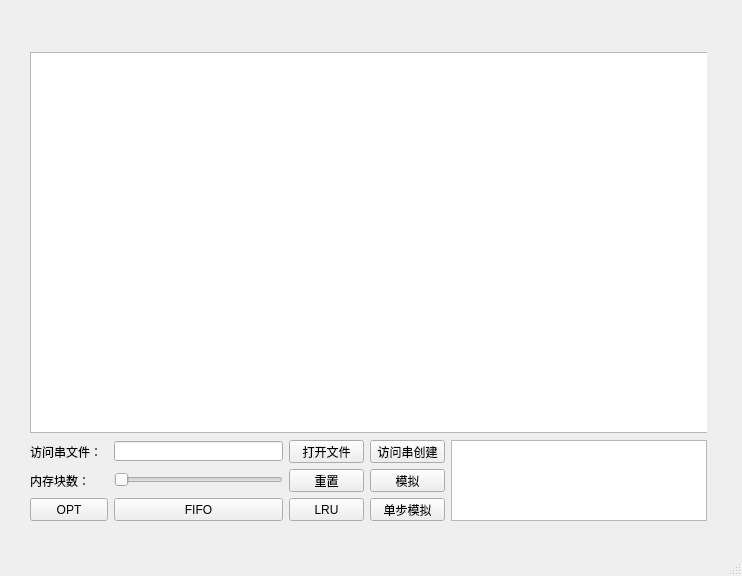
<?xml version="1.0" encoding="UTF-8"?>
<ui version="4.0">
 <class>PageReplacement</class>
 <widget class="QMainWindow" name="PageReplacement">
  <property name="geometry">
   <rect>
    <x>0</x>
    <y>0</y>
    <width>742</width>
    <height>576</height>
   </rect>
  </property>
  <property name="windowTitle">
   <string>MainWindow</string>
  </property>
  <widget class="QWidget" name="centralwidget">
   <widget class="QPushButton" name="PB_run">
    <property name="geometry">
     <rect>
      <x>370</x>
      <y>469</y>
      <width>75</width>
      <height>23</height>
     </rect>
    </property>
    <property name="text">
     <string>模拟</string>
    </property>
   </widget>
   <widget class="QLabel" name="label_zhenshu">
    <property name="geometry">
     <rect>
      <x>30</x>
      <y>469</y>
      <width>78</width>
      <height>23</height>
     </rect>
    </property>
    <property name="text">
     <string>内存块数：</string>
    </property>
   </widget>
   <widget class="QStackedWidget" name="stackWid">
    <property name="geometry">
     <rect>
      <x>30</x>
      <y>52</y>
      <width>677</width>
      <height>382</height>
     </rect>
    </property>
    <property name="currentIndex">
     <number>2</number>
    </property>
    <widget class="QWidget" name="page_3">
     <widget class="QTableView" name="taVi_opt">
      <property name="geometry">
       <rect>
        <x>0</x>
        <y>0</y>
        <width>681</width>
        <height>381</height>
       </rect>
      </property>
     </widget>
    </widget>
    <widget class="QWidget" name="page_4">
     <widget class="QTableView" name="taVi_fifo">
      <property name="geometry">
       <rect>
        <x>0</x>
        <y>0</y>
        <width>681</width>
        <height>381</height>
       </rect>
      </property>
     </widget>
    </widget>
    <widget class="QWidget" name="page_5">
     <widget class="QTableView" name="taVi_lru">
      <property name="geometry">
       <rect>
        <x>0</x>
        <y>0</y>
        <width>691</width>
        <height>381</height>
       </rect>
      </property>
      <property name="styleSheet">
       <string notr="true">background-color:&quot;transparent&quot;;</string>
      </property>
     </widget>
    </widget>
   </widget>
   <widget class="QPushButton" name="PB_qufilecreate">
    <property name="geometry">
     <rect>
      <x>370</x>
      <y>440</y>
      <width>75</width>
      <height>23</height>
     </rect>
    </property>
    <property name="text">
     <string>访问串创建</string>
    </property>
   </widget>
   <widget class="QSlider" name="Slider_kuaishu">
    <property name="geometry">
     <rect>
      <x>114</x>
      <y>469</y>
      <width>169</width>
      <height>22</height>
     </rect>
    </property>
    <property name="minimum">
     <number>1</number>
    </property>
    <property name="maximum">
     <number>9</number>
    </property>
    <property name="orientation">
     <enum>Qt::Horizontal</enum>
    </property>
   </widget>
   <widget class="QLineEdit" name="lineEdit_qufile">
    <property name="geometry">
     <rect>
      <x>114</x>
      <y>441</y>
      <width>169</width>
      <height>20</height>
     </rect>
    </property>
   </widget>
   <widget class="QTextEdit" name="textEdit">
    <property name="geometry">
     <rect>
      <x>451</x>
      <y>440</y>
      <width>256</width>
      <height>81</height>
     </rect>
    </property>
    <property name="styleSheet">
     <string notr="true">background-color:&quot;transparent&quot;;</string>
    </property>
   </widget>
   <widget class="QPushButton" name="PB_allclear">
    <property name="geometry">
     <rect>
      <x>289</x>
      <y>469</y>
      <width>75</width>
      <height>23</height>
     </rect>
    </property>
    <property name="text">
     <string>重置</string>
    </property>
   </widget>
   <widget class="QPushButton" name="PB_opt">
    <property name="geometry">
     <rect>
      <x>30</x>
      <y>498</y>
      <width>78</width>
      <height>23</height>
     </rect>
    </property>
    <property name="text">
     <string>OPT</string>
    </property>
   </widget>
   <widget class="QPushButton" name="PB_fifo">
    <property name="geometry">
     <rect>
      <x>114</x>
      <y>498</y>
      <width>169</width>
      <height>23</height>
     </rect>
    </property>
    <property name="text">
     <string>FIFO</string>
    </property>
   </widget>
   <widget class="QPushButton" name="PB_openfile">
    <property name="geometry">
     <rect>
      <x>289</x>
      <y>440</y>
      <width>75</width>
      <height>23</height>
     </rect>
    </property>
    <property name="text">
     <string>打开文件</string>
    </property>
   </widget>
   <widget class="QPushButton" name="PB_lru">
    <property name="geometry">
     <rect>
      <x>289</x>
      <y>498</y>
      <width>75</width>
      <height>23</height>
     </rect>
    </property>
    <property name="text">
     <string>LRU</string>
    </property>
   </widget>
   <widget class="QPushButton" name="PB_onerun">
    <property name="geometry">
     <rect>
      <x>370</x>
      <y>498</y>
      <width>75</width>
      <height>23</height>
     </rect>
    </property>
    <property name="text">
     <string>单步模拟</string>
    </property>
   </widget>
   <widget class="QLabel" name="lable_qufile">
    <property name="geometry">
     <rect>
      <x>30</x>
      <y>440</y>
      <width>78</width>
      <height>23</height>
     </rect>
    </property>
    <property name="text">
     <string>访问串文件： </string>
    </property>
   </widget>
  </widget>
  <widget class="QMenuBar" name="menubar">
   <property name="geometry">
    <rect>
     <x>0</x>
     <y>0</y>
     <width>742</width>
     <height>23</height>
    </rect>
   </property>
  </widget>
  <widget class="QStatusBar" name="statusbar"/>
 </widget>
 <resources/>
 <connections/>
</ui>
